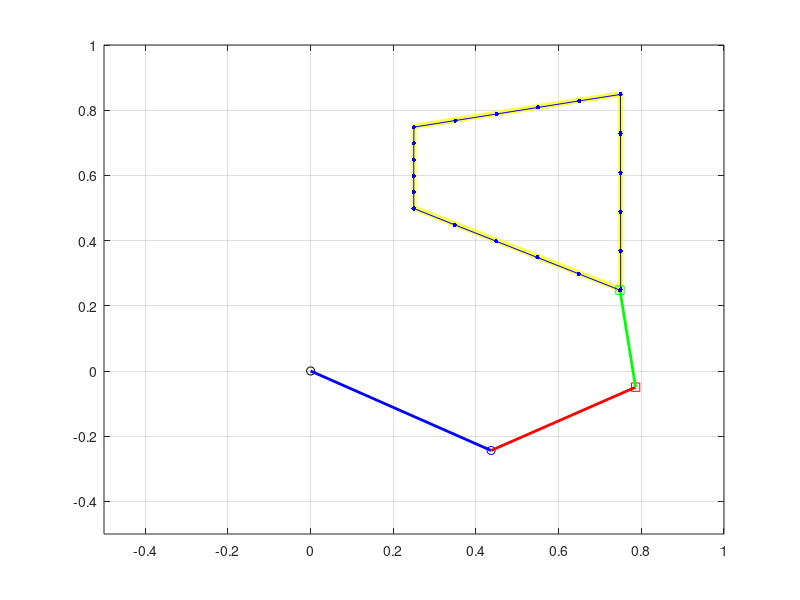
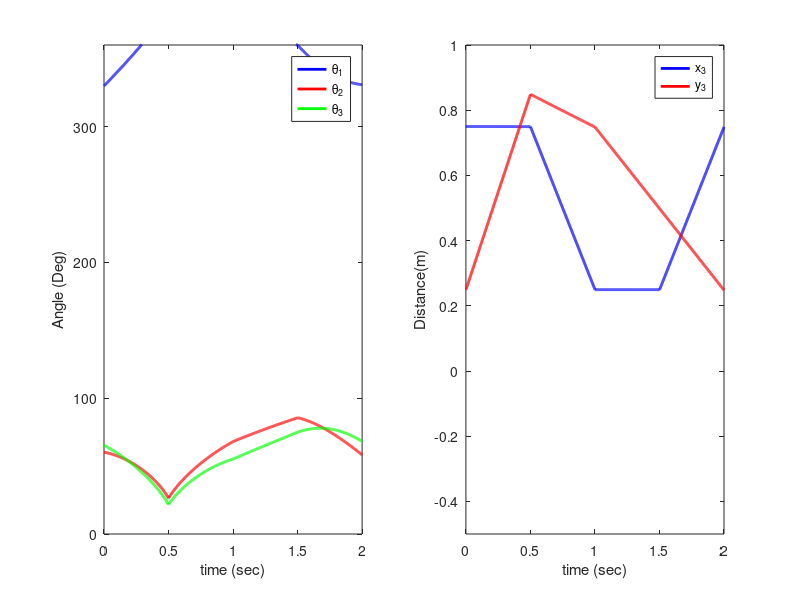

Write the MATLAB code that produced these figures, in order.
%% Robotics MATLAB
% Author: Won Bin Choi (B4)
% E-mail: dc07650@naver.com
% Organization: Sogang University(Korea, Republic of), Mechanical Engineering
% Date: June 3, 2021

close all; clear; clc;
%% Forward Kinematics
Tfinal = 2;    % Time range (sec)
T = 0.001;      % Sampling period (sec)
t = 0:T:Tfinal; % Time
N = length(t);   % Number of data

L1 = 0.5; % Length of pendulum
L2 = 0.4;
L3 = 0.3;
r = 0.2;

P = zeros(N,2); % EE position
P_dot = zeros(N,2); % EE velocity
theta = zeros(N,3); % Angle

%% EE trajection
% 
% for k = 1:N
%    th(k) = 2*pi*(k-1)/N; % 0~2*pi
%    P(k,:) = [0.5 + th(k)/15*cos(th(k))
%              0.25 + th(k)/15*sin(th(k))];
% end
% 
% for k = 1:N-1
%    P_dot(k+1,:) = (P(k+1,:) - P(k,:))/T; %% EE derivative
% end
% 
% theta(1,:) = [330, 75.8864, 88.9287] * pi/180;

for k = 1:N
    if k < N*(1/4)
        xr(k) = 0.75;
        yr(k) = (0.85-0.25)/(N/4)*(k)+0.25;
    elseif k < N*(2/4)
        xr(k) = (0.25-0.75)/(N/4)*(k-N*(1/4))+0.75;
        yr(k) = (0.75-0.85)/(N/4)*(k-N*(1/4))+0.85;
    elseif k < N*(3/4)
        xr(k) = 0.25;
        yr(k) = (0.5-0.75)/(N/4)*(k-N*(2/4))+0.75;
    elseif k <= N*(4/4)
        xr(k) = (0.75-0.25)/(N/4)*(k-N*(3/4))+0.25;
        yr(k) = (0.25-0.5)/(N/4)*(k-N*(3/4))+0.5;
    end
    P(k,:) = [xr(k)
              yr(k)];
end
for k = 1:N-1
   P_dot(k+1,:) = (P(k+1,:) - P(k,:))/T; %% EE derivative
end

theta(1,:) = [330, 60.2267 65.2493] * pi/180;

%% Jacobian Calculation

J = zeros(N, 9);
Jacobian = zeros(3,3);

for k = 1:N-1
   J(k,1) = - L1*sin(theta(k,1)) - L2*sin(theta(k,1) + theta(k,2)) - L3*sin(theta(k,1) + theta(k,2) + theta(k,3));
   J(k,2) = - L2*sin(theta(k,1) + theta(k,2)) - L3*sin(theta(k,1) + theta(k,2) + theta(k,3));
   J(k,3) = - L3*sin(theta(k,1) + theta(k,2) + theta(k,3));
   J(k,4) = L1*cos(theta(k,1)) + L2*cos(theta(k,1) + theta(k,2)) + L3*cos(theta(k,1) + theta(k,2) + theta(k,3));
   J(k,5) = L2*cos(theta(k,1) + theta(k,2)) + L3*cos(theta(k,1) + theta(k,2) + theta(k,3));
   J(k,6) = L3*cos(theta(k,1) + theta(k,2) + theta(k,3));
   
   Jacobian = [J(k,1) J(k,2) J(k,3);
               J(k,4) J(k,5) J(k,6)];
   invJacobian = pinv(Jacobian); % Apply pseudo inverse matrix
   
   theta(k+1,:) = theta(k,:) + (invJacobian * P_dot(k,:)')'*T;
    
    
end

%% Forward Kinematics

x = zeros(N,4); y = zeros(N,4);
for k = 1:N
   x(k,1) = 0; % Joint 0
   y(k,1) = 0; % Joint 0
   x(k,2) = L1*cos(theta(k,1)); % Joint 1
   y(k,2) = L1*sin(theta(k,1)); % Joint 1
   x(k,3) = L1*cos(theta(k,1)) + L2*cos(theta(k,1) + theta(k,2)); % Joint 2
   y(k,3) = L1*sin(theta(k,1)) + L2*sin(theta(k,1) + theta(k,2)); % Joint 2
   x(k,4) = L1*cos(theta(k,1)) + L2*cos(theta(k,1) + theta(k,2)) + L3*cos(theta(k,1) + theta(k,2) + theta(k,3)); % Joint 3
   y(k,4) = L1*sin(theta(k,1)) + L2*sin(theta(k,1) + theta(k,2)) + L3*sin(theta(k,1) + theta(k,2) + theta(k,3)); % Joint 3
end

%% Simulation

figure('color', 'w');
for k = 1:10:N
    plot(P(:,1),P(:,2),'y', 'linewidth',4); hold on; % Predefined trajectory
    plot(x(k,1),y(k,1),'ko'); hold on; % Joint 0
    plot(x(k,2),y(k,2),'bo'); hold on; % Joint 1
    plot(x(k,3),y(k,3),'rs'); hold on; % Joint 2
    plot(x(k,4),y(k,4),'gs'); hold on; % Joint 3
    plot([x(k,1) x(k,2)], [y(k,1) y(k,2)], 'b', 'linewidth', 2); hold on;
    plot([x(k,2) x(k,3)], [y(k,2) y(k,3)], 'r', 'linewidth', 2); hold on;
    plot([x(k,3) x(k,4)], [y(k,3) y(k,4)], 'g', 'linewidth', 2); hold on;
    plot(x(1:100:k,4), y(1:100:k,4), 'b', 'marker', '.', 'markersize', 10); % End effector trajectory
    axis([-0.5 1 -0.5 1]);
    grid on;
    drawnow;
    hold off;
end
%% Graph

figure('color', 'w');
subplot(121)
plot(t, theta(:,1)*180/pi, 'b', 'linewidth', 2); hold on;
plot(t, theta(:,2)*180/pi, 'r', 'linewidth', 2); hold on;
plot(t, theta(:,3)*180/pi, 'g', 'linewidth', 2); hold on;
legend('\theta_1','\theta_2','\theta_3');
ylabel('Angle (Deg)'); xlabel('time (sec)');
axis([0 2 0 360]);

subplot(122);
plot(t,x(:,4), 'b', 'linewidth', 2); hold on;
plot(t,y(:,4), 'r', 'linewidth', 2); hold on;
legend('x_3', 'y_3');
ylabel('Distance(m)'); xlabel('time (sec)');
axis([0 2 -0.5 1]);